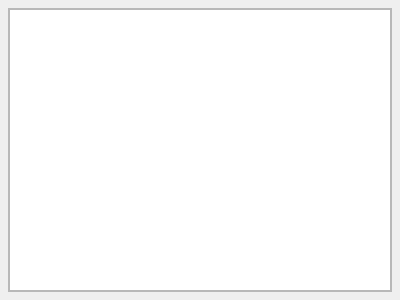
<?xml version="1.0" encoding="UTF-8"?>
<ui version="4.0">
 <class>OreDocumentationForm</class>
 <widget class="QWidget" name="OreDocumentationForm">
  <property name="geometry">
   <rect>
    <x>0</x>
    <y>0</y>
    <width>400</width>
    <height>300</height>
   </rect>
  </property>
  <property name="windowTitle">
   <string>Documentation</string>
  </property>
  <layout class="QVBoxLayout" name="verticalLayout">
   <property name="margin">
    <number>8</number>
   </property>
   <item>
    <widget class="QScrollArea" name="scrollArea">
     <property name="widgetResizable">
      <bool>true</bool>
     </property>
     <widget class="QWidget" name="scrollAreaWidgetContents">
      <property name="geometry">
       <rect>
        <x>0</x>
        <y>0</y>
        <width>382</width>
        <height>282</height>
       </rect>
      </property>
      <layout class="QVBoxLayout" name="verticalLayout_2">
       <property name="margin">
        <number>0</number>
       </property>
       <item>
        <widget class="QTextBrowser" name="textBrowser">
         <property name="source">
          <url>
           <string>qrc:/doc/documentation.html</string>
          </url>
         </property>
         <property name="openExternalLinks">
          <bool>true</bool>
         </property>
        </widget>
       </item>
      </layout>
     </widget>
    </widget>
   </item>
  </layout>
 </widget>
 <resources/>
 <connections/>
</ui>
